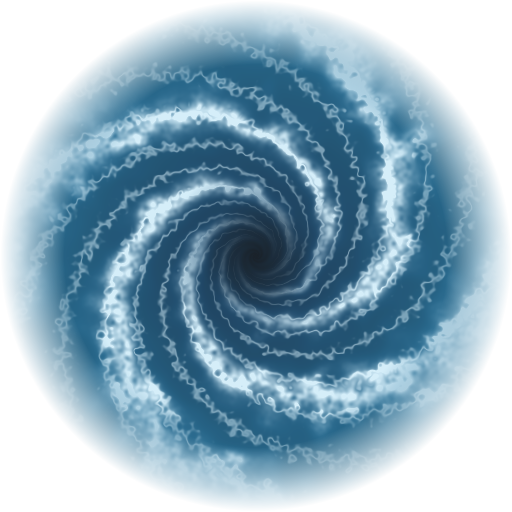
#> input picture SacrificeHydroHD/mods/hydro/fx/whirlpool.png, 512 x 512 px, found by its file name
$ python make_undertow_fx.py ../../../SacrificeHydroHD/mods/hydro/fx/whirlpool.png
#> lines starting #> are read from the running program, lines starting #| are printed output that depends on the picture
#!/usr/bin/env python3
"""Undertow's textures (mods/hydro/fx): undertow.png, the whirlpool with drifting seaweed (made
from whirlpool.png), and algae.png, a strand of kelp used for the seaweed around the target.
usage: make_undertow_fx.py <fx dir>   (needs numpy and Pillow)"""
import os, sys
import numpy as np
from PIL import Image, ImageDraw, ImageFilter

fx = sys.argv[1]
rng = np.random.default_rng(11)

# --- undertow.png: the whirlpool, darker and greener, with spiralling strands of algae ---
w = np.asarray(Image.open(os.path.join(fx, 'whirlpool.png')).convert('RGBA')).astype(float) / 255
N = w.shape[0]
#> N = 512
rgb, a = w[..., :3], w[..., 3]
lum = rgb.mean(-1)
murky = np.stack([0.10 + 0.55 * lum, 0.32 + 0.60 * lum, 0.30 + 0.45 * lum], -1)  # sea-green water
yy, xx = np.mgrid[0:N, 0:N] / (N - 1) * 2 - 1
r = np.sqrt(xx**2 + yy**2) + 1e-6
ang = np.arctan2(yy, xx)
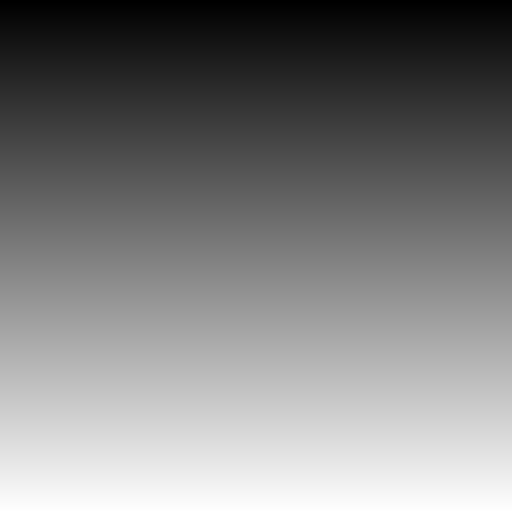
#> yy: shape (512, 512) float64; min -1, max 1, mean 0; drawn with min black and max white
strands = np.zeros((N, N))
for k in range(7):  # strands of algae following the swirl
    phase = rng.uniform(0, 2 * np.pi)
    s = np.cos(ang + 4.2 * np.log(r) + phase)
    width = rng.uniform(0.04, 0.09)
    band = np.exp(-((1 - s) / width) ** 2) * (r > rng.uniform(0.15, 0.3)) * (r < rng.uniform(0.7, 0.95))
    strands = np.maximum(strands, band * rng.uniform(0.6, 1.0))
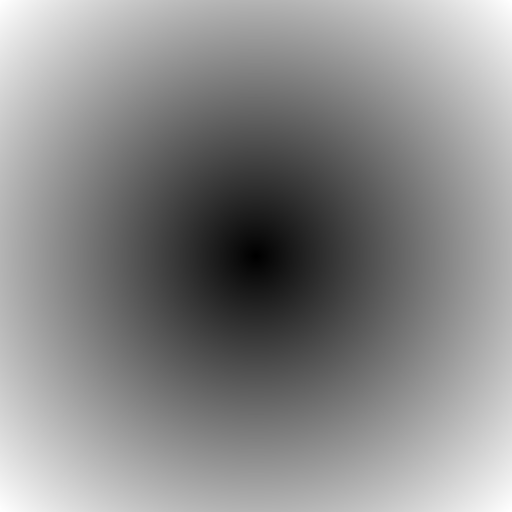
#> r: shape (512, 512) float64; min 0.00277, max 1.41, mean 0.767; drawn with min black and max white
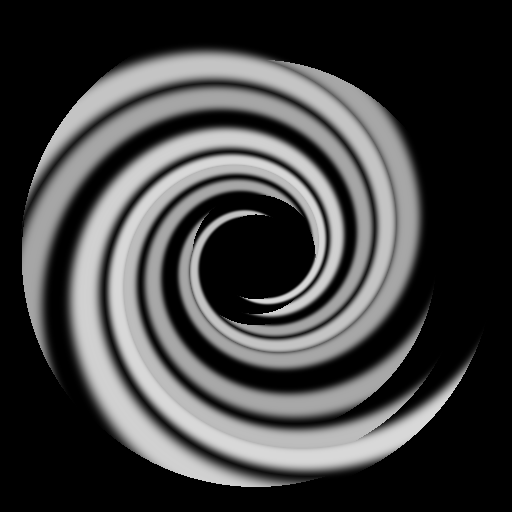
#> strands: shape (512, 512) float64; min 0, max 0.849, mean 0.253
blotch = np.array(Image.fromarray((rng.random((N // 16, N // 16)) * 255).astype(np.uint8)).resize((N, N), Image.BICUBIC)) / 255
strands *= 0.6 + 0.6 * blotch
algae_col = np.array([0.16, 0.36, 0.10])
out = murky * (1 - strands[..., None] * 0.85) + algae_col * strands[..., None] * 0.85
alpha = np.clip(a + strands * 0.8 * (r < 0.97), 0, 1)
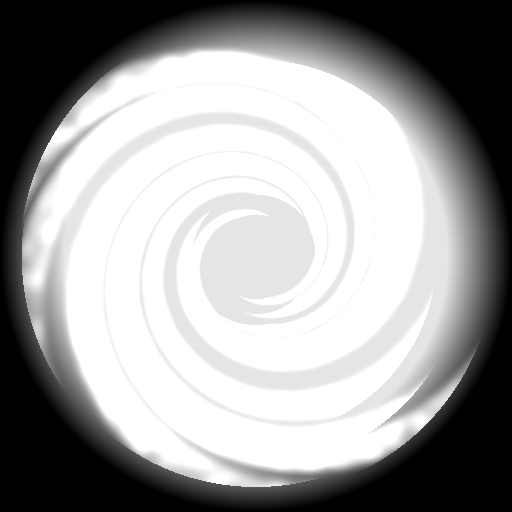
#> alpha: shape (512, 512) float64; min 0, max 1, mean 0.611
Image.fromarray((np.dstack([out, alpha]) * 255).clip(0, 255).astype(np.uint8)).save(os.path.join(fx, 'undertow.png'))
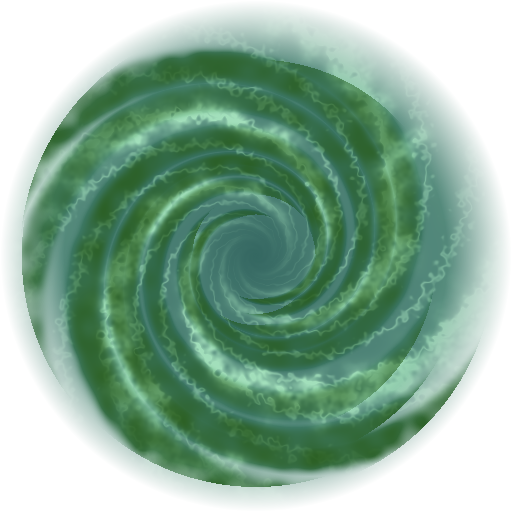
#> saved as undertow.png: PIL image 512x512 RGBA; mean R, G, B, A 60.3, 118.4, 92.7, 155.8; transparent parts drawn white

# --- algae.png: one wavy kelp strand with leaves, on a transparent square ---
S = 256
img = Image.new('RGBA', (S, S), (0, 0, 0, 0))
#> img: PIL image 256x256 RGBA; every value is 0
d = ImageDraw.Draw(img)
pts = []
for i in range(41):
    t = i / 40
    y = S * (0.97 - 0.94 * t)
    x = S * (0.5 + 0.12 * np.sin(t * 7.0) * t)
    pts.append((x, y))
for i in range(len(pts) - 1):  # the stem, thinner at the top
    wdt = int(14 * (1 - 0.7 * i / len(pts))) + 2
    d.line([pts[i], pts[i + 1]], fill=(58, 96, 34, 255), width=wdt)
for i in range(4, len(pts) - 2, 3):  # leaves alternating left and right
    x, y = pts[i]
    side = 1 if (i // 3) % 2 else -1
    L = rng.uniform(40, 62)
    leaf = [(x, y), (x + side * L * 0.5, y - L * 0.45), (x + side * L, y - L * 0.55), (x + side * L * 0.45, y - L * 0.25)]  # long, narrow kelp blades
    d.polygon(leaf, fill=(int(rng.uniform(70, 100)), int(rng.uniform(115, 145)), 40, 225))
img = img.filter(ImageFilter.GaussianBlur(1.2))
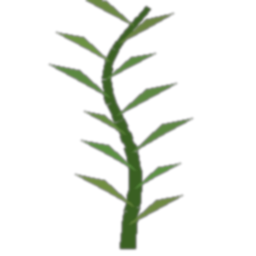
#> img: PIL image 256x256 RGBA; mean R, G, B, A 6.3, 10, 3.4, 21.4; transparent parts drawn white
arr = np.asarray(img).astype(float)
shade = 0.75 + 0.35 * rng.random((S, S))  # a little mottling
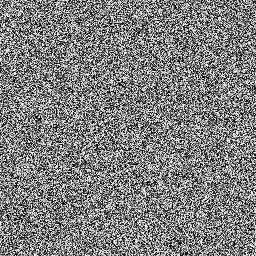
#> shade: shape (256, 256) float64; min 0.75, max 1.1, mean 0.925; drawn with min black and max white
arr[..., :3] *= shade[..., None]
#> arr: shape (256, 256, 4) float64; mean R, G, B, A 5.8, 9.3, 3.1, 21.4
Image.fromarray(arr.clip(0, 255).astype(np.uint8)).save(os.path.join(fx, 'algae.png'))
print('ok')

$ run again, with SacrificeHydroHD/mods/hydro/fx/acidcloud.png copied over SacrificeHydroHD/mods/hydro/fx/whirlpool.png
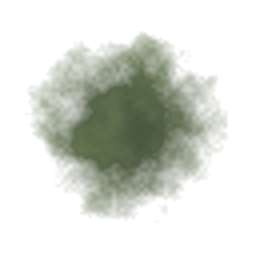
#> input picture SacrificeHydroHD/mods/hydro/fx/acidcloud.png, 256 x 256 px, found by its file name
#> after the loop `for k in range(7):`:
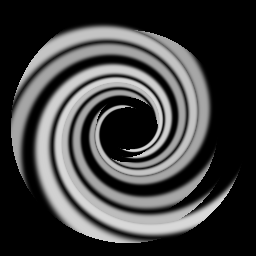
#> strands: shape (256, 256) float64; min 0, max 0.849, mean 0.252
#> `shade = 0.75 + 0.35 * rng.random((S, S))`:
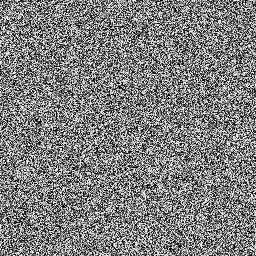
#> shade: shape (256, 256) float64; min 0.75, max 1.1, mean 0.925; drawn with min black and max white

$ run again, with SacrificeHydroHD/mods/hydro/fx/acidpool.png copied over SacrificeHydroHD/mods/hydro/fx/whirlpool.png
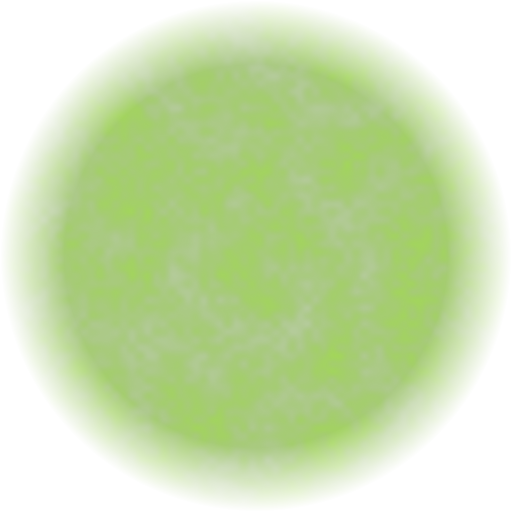
#> input picture SacrificeHydroHD/mods/hydro/fx/acidpool.png, 512 x 512 px, found by its file name
#> `alpha = np.clip(a + strands * 0.8 * (r < 0.97), 0, 1)`:
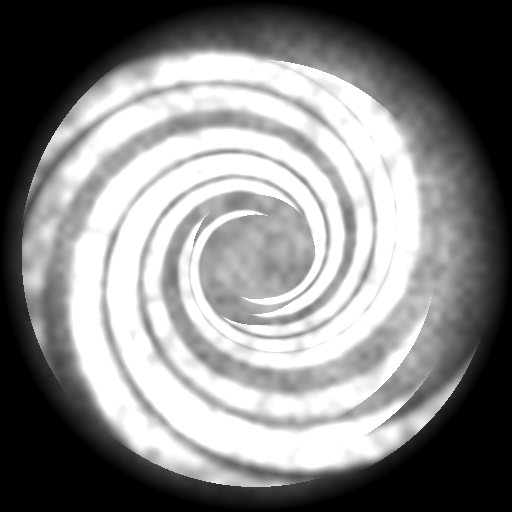
#> alpha: shape (512, 512) float64; min 0, max 1, mean 0.525
#> `Image.fromarray((np.dstack([out, alpha]) * 255).clip(0, 255).astype(np..`:
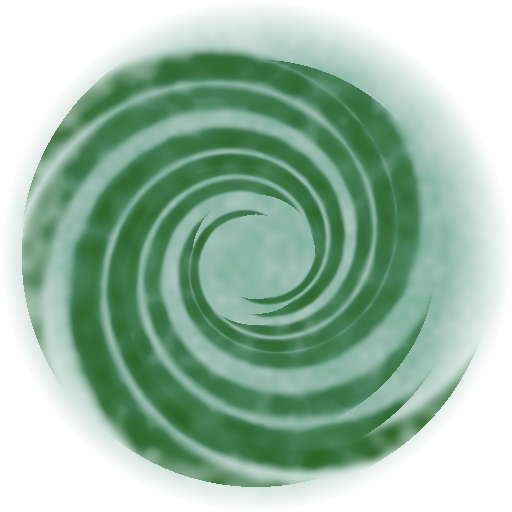
#> saved as undertow.png: PIL image 512x512 RGBA; mean R, G, B, A 76.3, 135.8, 105.8, 133.8; transparent parts drawn white
